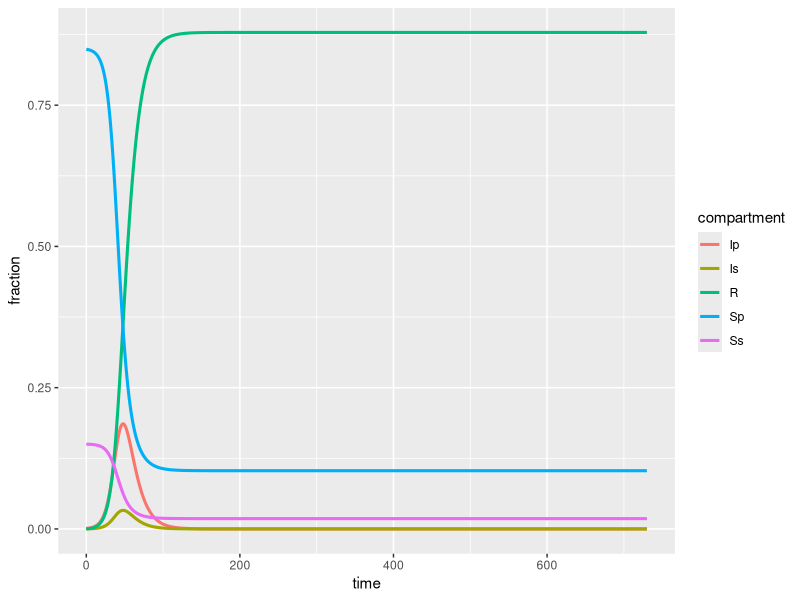

Write the R code that produced this figure.
rm(list=ls())

library("deSolve"); library("ggplot2"); library("cowplot"); library(tidyverse)

GenTime <- function(T2, R0) {
  G = T2 * ((R0-1)/log(2))
  return(G)
}


SIR1 <- function(time, state, parameters) {
  with(as.list(c(state, parameters)), {
    dSp = -beta_pp*Sp*Ip - beta_ps*Sp*Is
    dSs = -beta_ss*Ss*Is - beta_sp*Ss*Ip
    dIp = beta_pp*Sp*Ip + beta_sp*Sp*Is - gamma*Ip
    dIs = beta_ss*Ss*Is + beta_ps*Ss*Ip - gamma*Is
    dR = gamma*Ip + gamma*Is
    return(list(c(dSp, dSs, dIp,dIs,dR)))
  })
}



init <- c(Sp = (0.85-0.001),Ss=0.15, Ip = 0.001, Is=0, R = 0)
times <- seq(0,730,by = 1)
R0=2.4
gamma = 1/(GenTime(4.6,2.4))

parms = c(gamma,
          beta_pp = gamma*R0,
          beta_ps = gamma*R0,
          beta_ss = gamma*R0,
          beta_sp = gamma*R0)
out1 <- data.frame(ode(y = init, func = SIR1, times = times, parms = parms))

out2 <- out1 %>% pivot_longer(-time, names_to = "compartment", values_to = "fraction")

ggplot(out2, aes(x=time, y=fraction, colour=compartment)) + geom_line(size=1.05)
